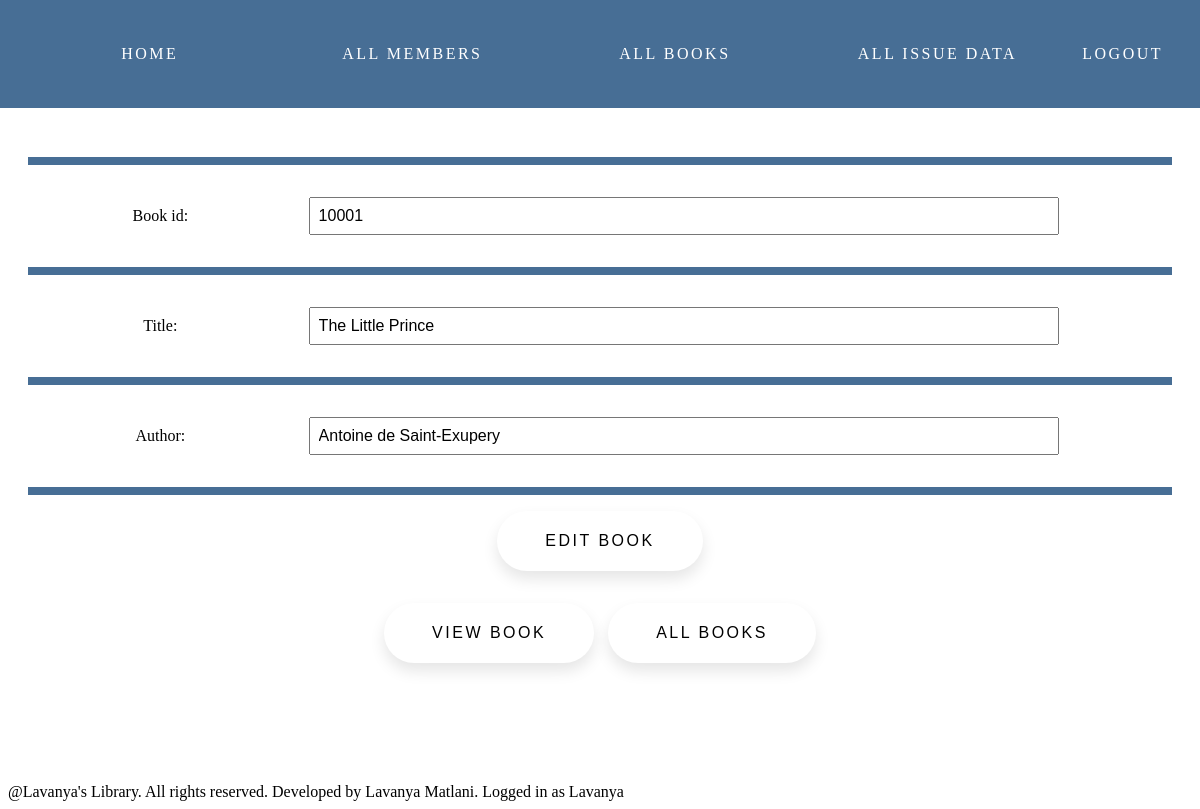
The page /books/edit/1 (signed in) on the database its author committed.
### books/models.py (models this page shows)
class Book(models.Model):
    book_id = models.CharField(max_length=15,null=False,blank=False,unique=True)
    title = models.CharField(max_length=100,null=False)
    author = models.CharField(max_length=50,null=False)

### books/views.py (the view, shortened to what this page needs)
# urls.py: path('edit/<int:id>',edit_book,name="edit_book"),
@login_required(login_url='account:login')
def edit_book(request,id):
    try:
        book = Book.objects.get(id=id)
        if request.method == "GET":
            book_form = BookCreationForm(instance=book)
            return render(request,'books/editbook.html',context={'form':book_form,'id':id})
    except ObjectDoesNotExist:
        return render(request,'books/editbook.html',context={'message':"Book doesn't exist"})

### books/forms.py
class BookCreationForm(ModelForm):
    class Meta:
        model = Book
        fields = '__all__'
    def __init__(self,*args,**kwargs):
        super().__init__(*args,**kwargs)
        for field in self.fields.values():
            field.widget.attrs['placeholder']= 'Enter '+ field.label

### books/templates/books/editbook.html (shortened to what this page needs)
{% extends 'books/index.html' %}
{% block content %}
<div class="container">
    {% if form %}
    <form method="POST">
        <table>
            {% for field in form %}
                <tr>
                    <td>{{ field.label_tag }} </td><td>{{ field }}</td><td class="form-errors">{{ field.errors }}</td>
                </tr>
            {% endfor %}
        </table>
        <div class="actionpad"><button type="submit" class="yes">Edit Book</button></div>
    </form>
    <div class="actionpad">
        <a href="{% url 'books:view_book' id=id %}"><button class="yes">View Book</button></a>
        <a href="{% url 'books:index' %}"><button class="yes">All Books</button></a>
    </div>
    {% endif %}
</div>
{% endblock content %}

### members/templates/members/index.html (shortened to what this page needs)
{% load static %}
<!DOCTYPE html>
<html lang="en">
<head>
    <link rel="stylesheet" href="{% static "members/css/style.css" %}">
</head>
<body>
    {% block nav %}
        <nav class="nav">
            <a class="left" href="{% url 'account:home' %}">Home</a>
            <a class="left" href="{% url 'members:index' %}">All Members</a>
            <a class="left" href="{% url 'books:index' %}">All Books</a>
            <a class="left" href="{% url 'bookissue:index' %}"> All Issue Data</a>
            <a class="right" href="{% url 'account:logout' %}">Logout</a>
        </nav>
    {% endblock nav %}
    {% block content %}{% endblock content %}
    {% block footer %}
        <div class="footer">@Lavanya's Library. All rights reserved. Developed by Lavanya Matlani. Logged in as {{ request.user }} </div>
    {% endblock footer %}
</body>
</html>

### members/static/members/css/style.css (style rules this page uses)
html { margin: 0; height: 100%; width: 100%; min-width: fit-content; }
body { margin: 0; }
.nav { display:flex; align-items: center; background-color: #476e95; box-sizing: border-box; text-align: center; font-size: 1em; text-transform: uppercase; letter-spacing: 2.5px; justify-content: space-between; padding: 1em; }
.left { padding: 1.5em 1em; color: #fff; width: 100%; margin: 5px; margin-right: auto; box-sizing: border-box; text-decoration: none; }
.right { padding: 1.5em 1em; margin: 5px; margin-left: auto; box-sizing: border-box; text-decoration: none; color: #fff; }
td { background-color: white; padding: 2em 1em; }
table { width:100%; text-align: center; border-collapse: separate; border-spacing: 0 0.5em; background-color: #476e95; }
.container { border-radius: 7px; margin: 1%; padding: 1em 1em 4em 1em; }
button { padding: 1.3em 3em; font-size: 1em; text-transform: uppercase; letter-spacing: 2.5px; font-weight: 500; color: #000; background-color: #fff; border: none; border-radius: 45px; box-shadow: 0px 8px 15px rgba(0, 0, 0, 0.1); transition: all 0.3s ease 0s; cursor: pointer; outline: none; }
.actionpad { padding: 1em; text-align: center; }
.actionpad>a { margin:5px; }
.form-errors { color: rgb(95, 0, 0); }
input { width: 100%; padding: 0.5em; font-size: 1em; box-sizing: border-box; }
.footer { margin-top: 2em; margin-right: 0; box-sizing: border-box; left: 0; bottom: 0; width: 100%; padding: 0.5em; }

### rows shown on the page
Book: form "10001" "The Little Prince" "Antoine de Saint-Exupery"

### other values the page prints
{{ field.label_tag }} "Book id:" "Title:" "Author:"
{{ request.user }} "Lavanya"
